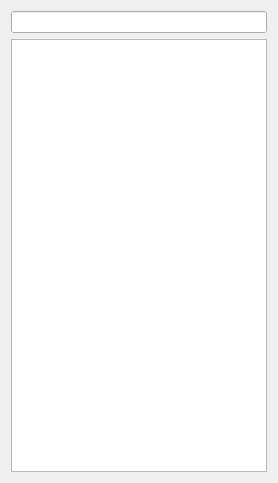
<?xml version="1.0" encoding="UTF-8"?>
<ui version="4.0">
 <class>ParameterPickerWidget</class>
 <widget class="QWidget" name="ParameterPickerWidget">
  <property name="geometry">
   <rect>
    <x>0</x>
    <y>0</y>
    <width>278</width>
    <height>483</height>
   </rect>
  </property>
  <property name="windowTitle">
   <string>Form</string>
  </property>
  <layout class="QVBoxLayout" name="verticalLayout">
   <item>
    <widget class="QLineEdit" name="lineEdit"/>
   </item>
   <item>
    <widget class="ParametersListWidget" name="listWidget">
     <property name="editTriggers">
      <set>QAbstractItemView::NoEditTriggers</set>
     </property>
    </widget>
   </item>
  </layout>
 </widget>
 <customwidgets>
  <customwidget>
   <class>ParametersListWidget</class>
   <extends>QListWidget</extends>
   <header>ui/util/parameterslistwidget.h</header>
  </customwidget>
 </customwidgets>
 <resources/>
 <connections/>
</ui>
